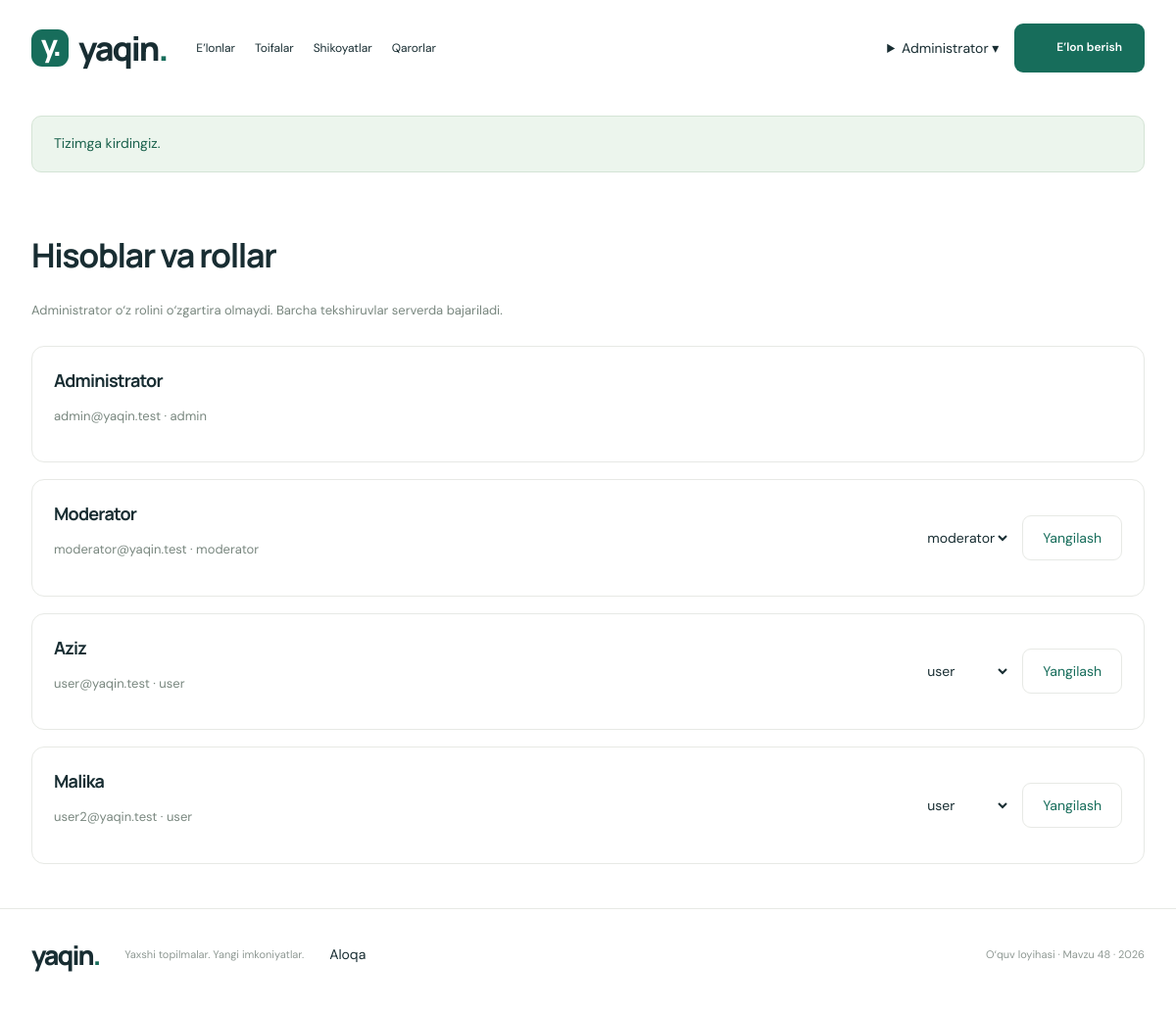
The app's page /index.php?route=users (signed in) with its own data.
### tables this page shows
CREATE TABLE IF NOT EXISTS users (id BIGINT UNSIGNED AUTO_INCREMENT PRIMARY KEY,name VARCHAR(80) NOT NULL,email VARCHAR(190) NOT NULL UNIQUE,password_hash VARCHAR(255) NOT NULL,role ENUM('admin','moderator','user') NOT NULL DEFAULT 'user',created_at DATETIME NOT NULL DEFAULT CURRENT_TIMESTAMP);

### app/Core/Controller.php (called while the page is built, shortened)
<?php
abstract class Controller {
 protected Store $store;protected ?array $user;
 public function __construct(){ $this->store=new Store();$this->user=isset($_SESSION['uid'])?$this->store->find('users',(int)$_SESSION['uid']):null; }
 protected function view(string $view,array $data=[]):void{extract($data,EXTR_SKIP);$user=$this->user;$title=$data['title']??'Yaqin — e’lonlar va xizmatlar';ob_start();require dirname(__DIR__).'/Views/'.$view.'.php';$content=ob_get_clean();require dirname(__DIR__).'/Views/layout.php';}
}

### app/Controllers/AuthController.php (called while the page is built, shortened)
<?php
final class AuthController extends Controller {
 public function users():void{$this->auth(['admin']);$this->view('users',['title'=>'Hisoblar va rollar','items'=>$this->store->run('SELECT id,name,email,role FROM users ORDER BY id')->fetchAll()]);}
}

### public/index.php (called while the page is built, shortened)
<?php
require dirname(__DIR__).'/app/Core/helpers.php';
spl_autoload_register(function($class){$prefix='App\\';if(str_starts_with($class,$prefix)){$p=dirname(__DIR__).'/app/'.str_replace('\\','/',substr($class,4)).'.php';if(is_file($p))require $p;}});
require dirname(__DIR__).'/app/Core/Controller.php';
$routes=['listings'=>['CatalogController','index'],'listing'=>['CatalogController','show'],'listing-form'=>['CatalogController','form'],'listing-save'=>['CatalogController','save'],'listing-delete'=>['CatalogController','delete'],'listing-extend'=>['CatalogController','extend'],'listing-expire'=>['CatalogController','expire'],'categories'=>['CatalogController','categories'],'category'=>['CatalogController','category'],'category-form'=>['CatalogController','categoryForm'],'category-save'=>['CatalogController','categorySave'],'category-delete'=>['CatalogController','categoryDelete'],'complaints'=>['CatalogController','complaints'],'complaint-create'=>['CatalogController','complain'],'complaint-decide'=>['CatalogController','decide'],'decisions'=>['CatalogController','decisions'],'export'=>['CatalogController','export'],'contact'=>['CatalogController','contact'],'login'=>['AuthController','login'],'register'=>['AuthController','register'],'logout'=>['AuthController','logout'],'users'=>['AuthController','users'],'user-role'=>['AuthController','role'],'files'=>['FileController','index'],'file-upload'=>['FileController','upload'],'file-delete'=>['FileController','delete'],'file-download'=>['FileController','download']];
try{$route=is_string($_GET['route']??null)?$_GET['route']:'listings';if(!isset($routes[$route]))throw new App\Core\HttpError(404,'Bunday sahifa topilmadi.');[$class,$action]=$routes[$route];$class='App\\Controllers\\'.$class;(new $class())->$action();}
catch(Throwable $ex){$code=$ex instanceof App\Core\HttpError?$ex->status:500;http_response_code($code);if($code===405)header('Allow: POST');if($code===500)error_log('Request failed: '.$ex::class.' code '.$ex->getCode());$title='So‘rov bajarilmadi';$message=$code===500?'Texnik xato yuz berdi. Sozlamalar va baza ulanishini tekshiring.':$ex->getMessage();$user=null;ob_start();require dirname(__DIR__).'/app/Views/error.php';$content=ob_get_clean();require dirname(__DIR__).'/app/Views/layout.php';}

### app/Models/Store.php (called while the page is built, shortened)
<?php
final class Store {
 public PDO $db;
 public function __construct(){$this->db=Database::connection();}
 public function run(string $sql,array $values=[]):\PDOStatement{$q=$this->db->prepare($sql);$q->execute($values);return $q;}
 public function find(string $table,int $id):?array{if(!in_array($table,['users','categories','complaints','attachments'],true))throw new \LogicException('Invalid table');return $this->run("SELECT * FROM $table WHERE id=?",[$id])->fetch()?:null;}
}

### config/config.php (called while the page is built, shortened)
<?php
return ['db'=>['host'=>getenv('DB_HOST')?:'127.0.0.1','port'=>getenv('DB_PORT')?:'3306','name'=>getenv('DB_NAME')?:'yaqin_course','user'=>getenv('DB_USER')?:'root','pass'=>getenv('DB_PASS')?:''], 'smtp'=>['host'=>getenv('SMTP_HOST')?:'127.0.0.1','port'=>(int)(getenv('SMTP_PORT')?:1025),'from'=>getenv('SMTP_FROM')?:'noreply@yaqin.test','to'=>getenv('SMTP_TO')?:'admin@yaqin.test']];

### app/Core/Database.php (called while the page is built, shortened)
<?php
final class Database {
 public static function connection():PDO { if(self::$pdo)return self::$pdo;$c=(require dirname(__DIR__,2).'/config/config.php')['db'];return self::$pdo=new PDO("mysql:host={$c['host']};port={$c['port']};dbname={$c['name']};charset=utf8mb4",$c['user'],$c['pass'],[PDO::ATTR_ERRMODE=>PDO::ERRMODE_EXCEPTION,PDO::ATTR_DEFAULT_FETCH_MODE=>PDO::FETCH_ASSOC,PDO::ATTR_EMULATE_PREPARES=>false]); }
}

### app/Views/users.php (the view)
<section class="page"><h1>Hisoblar va rollar</h1><p class="muted">Administrator o‘z rolini o‘zgartira olmaydi. Barcha tekshiruvlar serverda bajariladi.</p><div class="stack"><?php foreach($items as $x):?><article class="panel attachment"><div><h2><?=e($x['name'])?></h2><p class="muted"><?=e($x['email'])?> · <?=e($x['role'])?></p></div><?php if($x['id']!=$user['id']):?><form class="actions" method="post" action="<?=url('user-role')?>"><?=csrf()?><input type="hidden" name="id" value="<?=$x['id']?>"><select name="role" aria-label="<?=e($x['name'])?> roli"><?php foreach(['user','moderator','admin']as $r):?><option <?=$x['role']===$r?'selected':''?>><?=$r?></option><?php endforeach?></select><button class="secondary">Yangilash</button></form><?php endif?></article><?php endforeach?></div></section>

### app/Views/layout.php (shortened to what this page needs)
<!doctype html><html lang="uz"><head><link rel="stylesheet" href="assets/styles.css"><link rel="stylesheet" href="assets/app.css"></head><body><header class="header"><a class="brand" href="<?=url()?>"><span class="brand-icon">y.</span>yaqin<span class="brand-dot">.</span></a><nav aria-label="Asosiy"><a href="<?=url()?>">E’lonlar</a><a href="<?=url('categories')?>">Toifalar</a><a href="<?=url('complaints')?>">Shikoyatlar</a><a href="<?=url('decisions')?>">Qarorlar</a></nav><div class="header-actions"><?php if($user):?><details class="account"><summary><?=e($user['name'])?> ▾</summary></details><?php else:?><a href="<?=url('login')?>">Kirish</a><?php endif?><a class="primary" href="<?=url('listing-form')?>"><?=icon('plus')?>E’lon berish</a></div></header><main><?php if(isset($_SESSION['flash'])):?><div class="notice" role="status"><?=e($_SESSION['flash'])?></div><?php endif?><?=$content?></main><footer><a class="brand" href="<?=url()?>">yaqin<span class="brand-dot">.</span></a><p>Yaxshi topilmalar. Yangi imkoniyatlar.</p><a href="<?=url('contact')?>">Aloqa</a><span>O‘quv loyihasi · Mavzu 48 · 2026</span></footer></body></html>

### public/assets/styles.css (style rules this page uses)
:root { --ink:#182d32;--muted:#798384;--green:#176d5b;--cream:#f6f5ef;--line:#e7e9e5 }
* { box-sizing:border-box }
html { scroll-behavior:smooth }
body { margin:0;background:#fff;color:var(--ink);font-family:'DM Sans',Arial,sans-serif;font-size:14px }
button,input,select,textarea { font:inherit }
button,a,select { -webkit-tap-highlight-color:transparent }
button { cursor:pointer }
button,a,input,select,textarea { outline-offset:4px }
a { color:inherit;text-decoration:none }
button { border:0 }
button { display:inline-flex;align-items:center;justify-content:center;gap:9px }
.header,main,footer { max-width:1240px;margin:auto }
.header { height:98px;display:flex;align-items:center;gap:65px;padding:0 32px }
.brand { display:flex;align-items:center;font-size:34px;letter-spacing:-2px;font-family:Manrope,sans-serif;font-weight:800 }
.brand-icon { background:var(--green);color:white;border-radius:11px;width:38px;height:38px;margin-right:10px;text-align:center;font-size:30px;line-height:32px;letter-spacing:-3px }
.brand-dot { color:var(--green) }
nav { display:flex;gap:32px;height:100%;align-items:center }
.header-actions { margin-left:auto;display:flex;align-items:center;gap:28px }
.primary { background:var(--green);color:#fff;border-radius:9px;padding:15px 23px;font-weight:600;min-height:48px }
h1,h2,h3 { font-family:Manrope,Arial,sans-serif }
h1 { font-size:49px;line-height:1.17;letter-spacing:-2.5px;margin:17px 0 }
select { border:0;background:transparent;color:inherit;cursor:pointer }
h2 { font-size:23px;letter-spacing:-.8px;margin:0 }
footer { border-top:1px solid var(--line);padding:28px 32px 40px;display:flex;align-items:center;gap:26px }
footer .brand { font-size:27px }
footer p,footer>span { font-size:11px;color:#8e9893 }
footer>span { margin-left:auto }
.secondary { padding:13px 20px;border:1px solid var(--line);background:white;border-radius:9px;color:var(--green) }

### public/assets/app.css (style rules this page uses)
.header { gap:30px }
.header nav { gap:20px }
.header nav a { font-size:12px }
.header-actions { gap:16px }
.header-actions a.primary { font-size:12px }
.account { position:relative }
.account summary { cursor:pointer }
.notice { padding:16px 22px;margin:20px 32px;background:#ecf5ed;color:#1b624d;border:1px solid #d4e4d5;border-radius:10px;line-height:1.7 }
.page { padding:30px 32px 45px;min-height:45vh }
.page h1 { font-size:34px;letter-spacing:-1.4px;margin:15px 0 24px }
.panel { padding:27px;border:1px solid var(--line);border-radius:13px;background:white }
.muted { color:#79877f;line-height:1.8;font-size:13px }
.actions { display:flex;align-items:center;flex-wrap:wrap;gap:12px }
.stack { display:grid;gap:17px;margin-top:25px }
.stack h2 { font-size:18px }
.attachment { display:flex;align-items:center;justify-content:space-between;gap:20px;padding:18px 0;border-bottom:1px solid var(--line) }
.attachment.panel { padding:22px }
.attachment form { flex-shrink:0 }
body { overflow-wrap:break-word }

### records on screen
users: name "Administrator", email "admin@yaqin.test", role "admin"
users: name "Moderator", email "moderator@yaqin.test", role "moderator"
users: name "Aziz", email "user@yaqin.test", role "user"
users: name "Malika", email "user2@yaqin.test", role "user"

### other values on screen
$_SESSION['flash'] "Tizimga kirdingiz."
